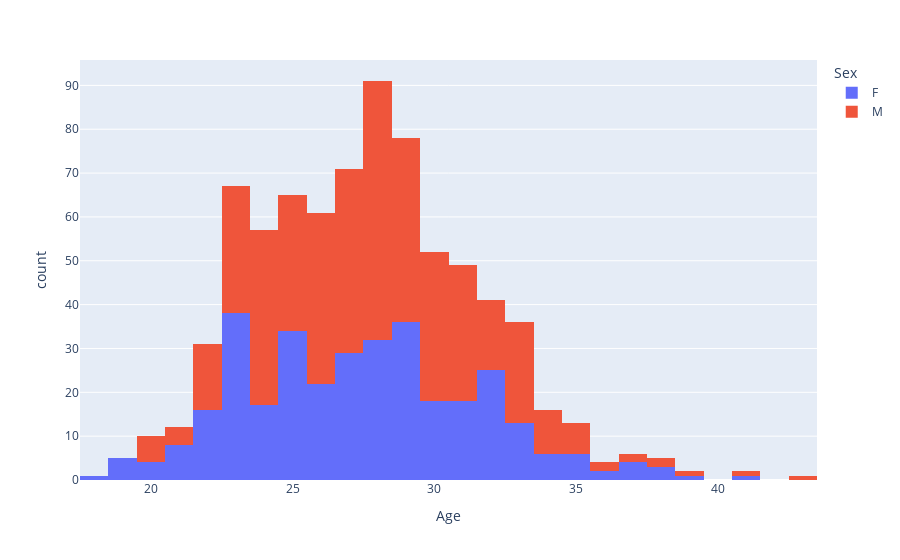

The notebook cell saved with this chart:
### Code cell
px.histogram(df_skidor_medaljer, x="Age", color="Sex")

### Figure 1 — Plotly figure (JSON) as saved in the notebook; plotly's stock layout.template omitted (floating-point values rounded to 4 significant figures; data arrays with more than 128 entries replaced by an {"elided": "..."} marker saying what was removed)
{"data": [{"alignmentgroup": "True", "bingroup": "x", "hovertemplate": "Sex=F<br>Age=%{x}<br>count=%{y}<extra></extra>", "legendgroup": "F", "marker": {"color": "#636efa", "pattern": {"shape": ""}}, "name": "F", "offsetgroup": "F", "orientation": "v", "showlegend": true, "type": "histogram", "x": {"elided": "339 int values"}, "xaxis": "x", "yaxis": "y"}, {"alignmentgroup": "True", "bingroup": "x", "hovertemplate": "Sex=M<br>Age=%{x}<br>count=%{y}<extra></extra>", "legendgroup": "M", "marker": {"color": "#EF553B", "pattern": {"shape": ""}}, "name": "M", "offsetgroup": "M", "orientation": "v", "showlegend": true, "type": "histogram", "x": {"elided": "437 int values"}, "xaxis": "x", "yaxis": "y"}], "layout": {"barmode": "relative", "legend": {"title": {"text": "Sex"}, "tracegroupgap": 0}, "margin": {"t": 60}, "xaxis": {"anchor": "y", "domain": [0, 1], "title": {"text": "Age"}}, "yaxis": {"anchor": "x", "domain": [0, 1], "title": {"text": "count"}}}}
